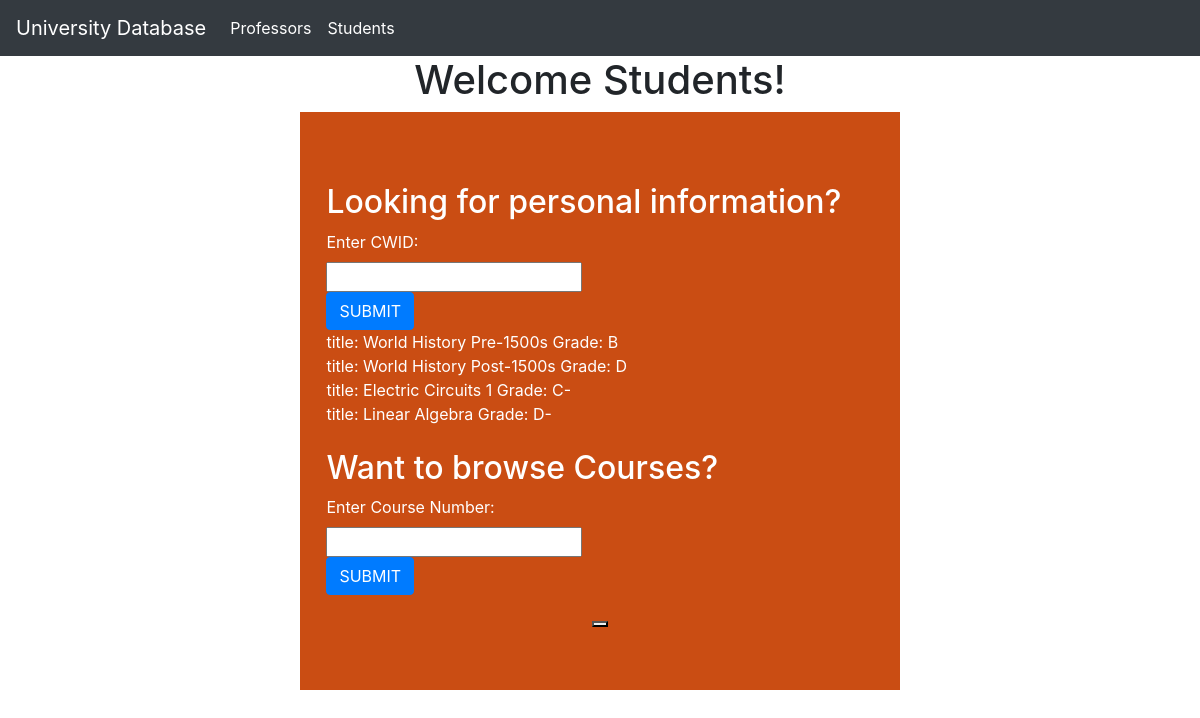
Screenshot of /pages/student.php?cwid=125760875 with the database file from the repository.
### tables this page shows
CREATE TABLE enrollment(
    E_cno INT(4) NOT NULL,
    E_sno INT(2) NOT NULL,
    E_CWID INT(9) NOT NULL,
    grade CHAR(2) DEFAULT NULL,
    PRIMARY KEY(E_cno, E_sno, E_CWID),
    CONSTRAINT FOREIGN KEY(E_cno) REFERENCES course(cno) ON DELETE CASCADE ON UPDATE CASCADE,
    CONSTRAINT FOREIGN KEY(E_sno) REFERENCES section(sno) ON DELETE CASCADE ON UPDATE CASCADE,
    CONSTRAINT FOREIGN KEY(E_CWID) REFERENCES student(CWID) ON DELETE CASCADE ON UPDATE CASCADE
);

CREATE TABLE course(
    cno INT(4) NOT NULL,
    title VARCHAR(64) DEFAULT NULL,
    units INT(2) DEFAULT NULL,
    textbook VARCHAR(64) DEFAULT NULL,
    dp_no INT(2) DEFAULT NULL,
    PRIMARY KEY(cno),
    CONSTRAINT FOREIGN KEY(dp_no) REFERENCES department(dno) ON DELETE CASCADE ON UPDATE CASCADE
);

### db.inc.php (the view, shortened to what this page needs)
<?php
    function getcourses($student_cwid, $conn){
        echo "<br />";
        $sql_query="SELECT title, grade FROM enrollment, course WHERE E_CWID =".$student_cwid." AND enrollment.E_cno = course.cno;";
        $result = $conn->query($sql_query);
        if($result->num_rows > 0){
            while($row = $result->fetch_assoc()) {
                echo "title: ".$row["title"]." Grade: ".$row["grade"]."<br />";
            }
        } else {
            echo "No records found";
        }
    }
?>

### rows the page displays
enrollment: E_cno.title "World History Pre-1500s", grade "B"
enrollment: E_cno.title "World History Post-1500s", grade "D"
enrollment: E_cno.title "Electric Circuits 1", grade "C-"
enrollment: E_cno.title "Linear Algebra", grade "D-"
